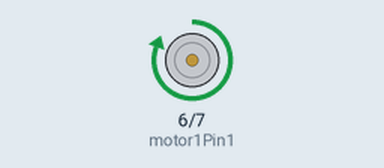
Recording of a sketch running on a simulated Arduino Uno, built with avr-gcc and run on an emulated ATmega328P. Shown: motor-driver pin pairs drawn as motors (green arrow = first pin HIGH = forward, orange = second pin HIGH = backward, longer = more drive, scaled by the enable pin).

Above: at 1.0 s.
At 3.5 s:
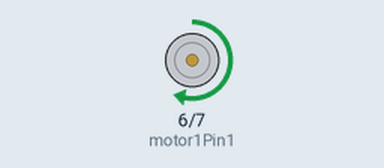
At 7.0 s:
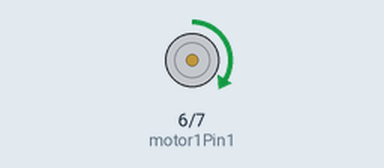
At 10.0 s:
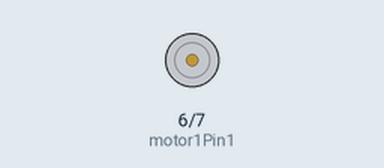
Timing chart, 0 to 14.3 s (numbered marks = the images above):
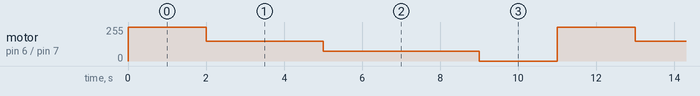

Measured:
- by itself, motor on pin 6 (motor1Pin1) / pin 7 (motor1Pin2): repeats every 11.0 s: forward 150/255 3.0 s, forward 75/255 4.0 s, stopped 2.0 s, forward 255/255 2.0 s

The sketch:

Motor_testing.ino
```cpp
// Motor control pins for Motor 1
const int motor1EnablePin = 5;  // PWM pin for motor 1 speed control
const int motor1Pin1 = 6;       // Control pin 1 for motor 1
const int motor1Pin2 = 7;       // Control pin 2 for motor 1

void setup() {
  // Set motor control pins as outputs
  pinMode(motor1EnablePin, OUTPUT);
  pinMode(motor1Pin1, OUTPUT);
  pinMode(motor1Pin2, OUTPUT);
}

void loop() {
  // Motor at full speed (255) for 2 seconds
  motorControl(255, HIGH, LOW);
  delay(2000);

  // Motor at medium speed (150) for 3 seconds
  motorControl(150, HIGH, LOW);
  delay(3000);

  // Motor at low speed (75) for 4 seconds
  motorControl(75, HIGH, LOW);
  delay(4000);

  // Stop the motor
  motorControl(0, LOW, LOW);
  delay(2000); // Motor stays stopped for 2 seconds before repeating
}

// Function to control the motor
void motorControl(int speed, int dir1, int dir2) {
  analogWrite(motor1EnablePin, speed);  // Set the motor speed using PWM
  digitalWrite(motor1Pin1, dir1);        // Set the motor direction
  digitalWrite(motor1Pin2, dir2);        // Set the motor direction
}
```
